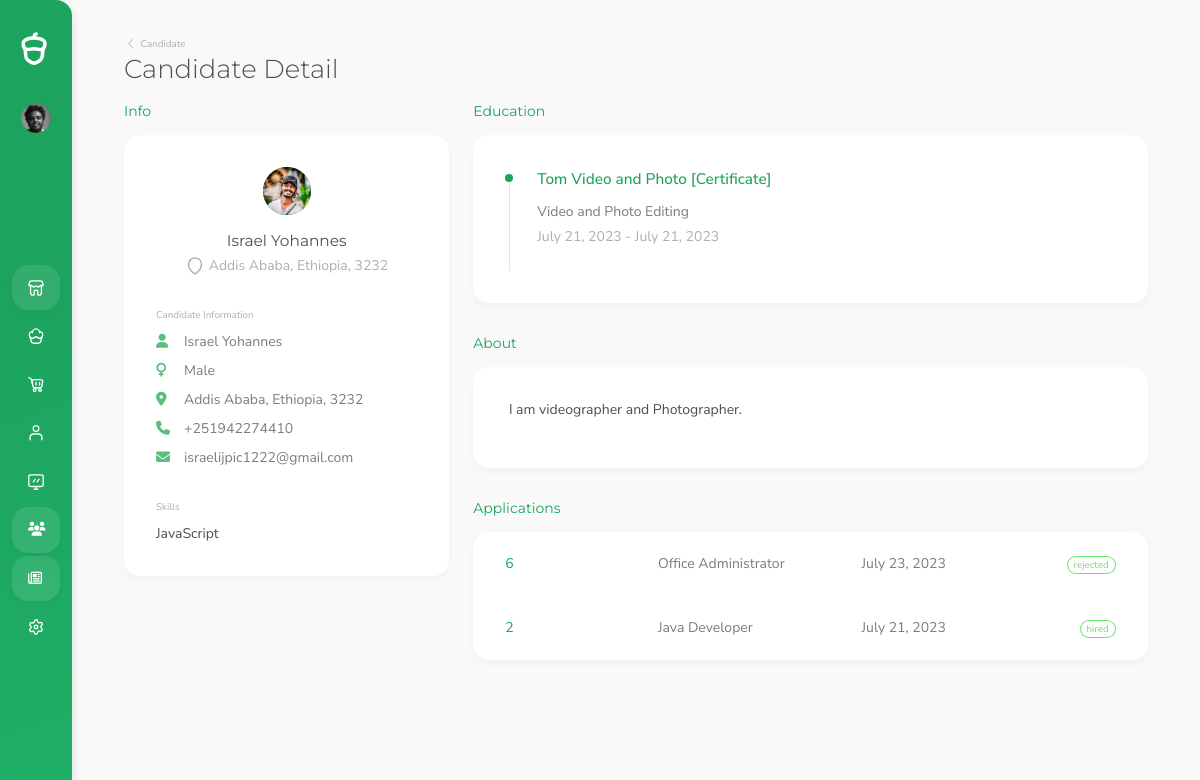
Page /user-admin/candidate-detail/israelyohannes/ (signed in) on the committed database.
### Account/models.py (models this page shows)
class CustomUser(AbstractUser):
    is_candidate = models.BooleanField(default=False)
    is_interviewer = models.BooleanField(default=False)
    is_admin = models.BooleanField(default=False)
    email = models.EmailField(unique=True)
    photo = models.ImageField(upload_to='Admin/Photo', null=True, blank=True)
    EMAIL_FIELD = 'email'
    USERNAME_FIELD = 'email'
    REQUIRED_FIELDS = ['username', 'first_name', 'last_name']

### Recruitment_System/models.py (models this page shows, shortened)
class Candidate(models.Model):
    user = models.OneToOneField(CustomUser, on_delete=models.SET_NULL, null=True)
    first_name = models.CharField(max_length=20)
    last_name = models.CharField(max_length=20)
    gender = models.CharField(max_length=10, choices=gender_list)
    date_of_birth = models.DateField()
    email = models.EmailField(max_length=40)
    phone1 = PhoneNumberField()
    phone2 = PhoneNumberField(blank = True)
    address = models.CharField(max_length=100)
    linked_in = models.URLField(blank=True, null=True)
    git_hub = models.URLField(blank=True, null=True)
    country = models.CharField(max_length=20)
    city = models.CharField(max_length=20)
    zip_code = models.CharField(max_length=10, blank=True, null=True)
    photo = models.ImageField(upload_to='Candidate/photo', null=True, blank=True)
    resume = models.FileField(upload_to='Candidate/Resume', null=True, blank=True)
    about = models.TextField()
    skill = models.ManyToManyField("Skill", blank=False)
    slug = models.SlugField(unique=True, blank=True,  max_length=200)
    date_created = models.DateField(auto_now_add=True)
    date_modified = models.DateTimeField(auto_now=True)

class Skill(models.Model):
    title = models.CharField(unique=True, max_length=30)
    slug = models.SlugField(unique=True, blank=True,  max_length=200)
    class Meta:
        ordering = ['title']
    def __str__(self) -> str:
        return self.title

class Education(models.Model):
    candidate = models.ForeignKey(CustomUser, on_delete=models.CASCADE)
    institution_name = models.CharField(max_length=100)
    education_status = models.CharField(max_length=40, choices=education_status_list)
    field_of_study = models.CharField(max_length=40)
    education_period_start = models.DateField()
    education_period_end = models.DateField()
    slug = models.SlugField(unique=True, blank=True, max_length=200)

class Application(models.Model):
    user = models.ForeignKey(CustomUser, on_delete=models.SET_NULL, null=True)  # Related with Candidate
    job = models.ForeignKey(Job_Posting, on_delete=models.SET_NULL, null=True)  # Related with Job_Post
    date_applied = models.DateField(auto_now_add=True) # Select Option from application_status
    status = models.CharField(max_length=15, choices=application_status, default='pending')
    slug = models.SlugField(unique=True, null=True, blank=True, max_length=200)
    class Meta:
       ordering = ['-date_applied']

class Job_Posting(models.Model):
    title = models.CharField(max_length=50)
    sector = models.ForeignKey(Sector, on_delete=models.SET_NULL, null=True)  # Related With Sector
    description = FroalaField()
    vacancies = models.IntegerField()
    experience = models.CharField(max_length=20)
    skills = models.ManyToManyField(Skill)
    location = models.CharField(max_length=200)
    salary_range_start = models.FloatField()
    salary_range_final = models.FloatField()
    type = models.CharField( choices=job_type, max_length=30)
    job_status = models.BooleanField(default=False)
    date_posted = models.DateTimeField(auto_now_add=True)
    date_closed = models.DateField()
    slug = models.SlugField(unique=True,  max_length=200, blank=True)
    class Meta:
        ordering = ['-date_posted','-date_closed']

### Account/decorators.py (the view)
    def wrapper_func(request, *args, **kwargs):
        if request.user.is_superuser or request.user.is_admin:
            return view_func(request, *args, **kwargs)
        else:
            return HttpResponse('You are not authorized to access this content.')

### UserAdmin/views.py (called while the page is built)
@login_required
@admin_user_required
def candidate_detail_view(request, slug):
    candidate = Candidate.objects.get(slug=slug)
    education = Education.objects.filter(candidate__id = candidate.user.id)
    experience = Experience.objects.filter(candidate__id = candidate.user.id)
    application = Application.objects.filter(user__id = candidate.user.id)
    context = {
        'candidate' : candidate,
        'educations' : education,
        'experiences' : experience,
        'applications' : application
    }
    return render(request, 'admin-user/candidate-Detail.html', context)

### UserAdmin/templates/admin-user/candidate-Detail.html (shortened to what this page needs)
{% load static %}
<!DOCTYPE html>
<html lang="en" data-footer="true">
<head>
  {% include 'admin-user/include/head.html'%}
</head>
<body>
  <div id="root">
          </div>
    {% include 'admin-user/include/navbar.html'%}
    <main>
      <div class="container">
        <div class="page-title-container">
          <div class="row">
            <div class="col-auto mb-3 mb-md-0 me-auto">
              <div class="w-auto sw-md-30">
                <a href="{% url 'candidate' %}" class="muted-link pb-1 d-inline-block breadcrumb-back">
                  <i data-acorn-icon="chevron-left" data-acorn-size="13"></i>
                  <span class="text-small align-middle">Candidate</span>
                </a>
                <h1 class="mb-0 pb-0 display-4" id="title">
                  Candidate Detail
                </h1>
              </div>
            </div>
          </div>
        </div>
        <div class="row gx-4 gy-5">
          <div class="col-12 col-xl-4 col-xxl-3">
            <h2 class="small-title">Info</h2>
            <div class="card">
              <div class="card-body mb-n5">
                <div class="d-flex align-items-center flex-column">
                  <div class="mb-5 d-flex align-items-center flex-column">
                    <div
                      class="sw-6 sh-6 mb-3 d-inline-block bg-primary d-flex justify-content-center align-items-center rounded-xl">
                      <div class="text-white">
                        {% if candidate.photo%}
                        <img class="img-fluid rounded-pill" src="/media/{{candidate.photo}}" alt="">
                        {% else %}
                        {{candidate.first_name |first | capfirst}}{{candidate.last_name | first | capfirst}}
                        {% endif %}
                      </div>
                    </div>
                    <div class="h5 mb-1">{{candidate.first_name}} {{candidate.last_name}}</div>
                    <div class="text-muted">
                      <i data-acorn-icon="pin" class="text-muted"></i>
                      <span class="align-middle">{{candidate.address}}</span>
                    </div>
                  </div>
                </div>
                <div class="mb-5">
                  <div>
                    <p class="text-small text-muted mb-2">Candidate Information</p>
                    <div class="row g-0 mb-2">
                      <div class="col-auto">
                        <div class="sw-3 me-1">
                          <i class="fa-sharp fa-solid fa-user" style="color: #5bbe81;"></i>
                        </div>
                      </div>
                      <div class="col text-alternate align-middle">
                        {{candidate.first_name}} {{candidate.last_name}}
                      </div>
                    </div>
                    <div class="row g-0 mb-2">
                      <div class="col-auto">
                        <div class="sw-3 me-1">
                          <i class="fa-sharp fa-solid fa-venus" style="color: #5bbe81;"></i>
                        </div>
                      </div>
                      <div class="col text-alternate align-middle">
                        {{candidate.gender | capfirst}}
                      </div>
                    </div>
                    <div class="row g-0 mb-2">
                      <div class="col-auto">
                        <div class="sw-3 me-1">
                          <i class="fa-sharp fa-solid fa-location-dot" style="color: #5bbe81;"></i>
                        </div>
                      </div>
                      <div class="col text-alternate">
                        {{candidate.address}}
                      </div>
                    </div>
                    <div class="row g-0 mb-2">
                      <div class="col-auto">
                        <div class="sw-3 me-1">
                          <i class="fa-sharp fa-solid fa-phone" style="color: #5bbe81;"></i>
                        </div>
                      </div>
                      <div class="col text-alternate">{{candidate.phone1}}</div>
                    </div>
                    <div class="row g-0 mb-2">
                      <div class="col-auto">
                        <div class="sw-3 me-1">
                          <i class="fa-sharp fa-solid fa-envelope" style="color: #5bbe81;"></i>
                        </div>
                      </div>
                      <div class="col text-alternate">
                        {{candidate.email}}
                      </div>
                    </div>
                  </div>
                </div>
                <div class="mb-5">
                  <div>
                    <p class="text-small text-muted mb-2">Skills</p>
                    <div class="row g-0 mb-2">
                      {% for skill in candidate.skill.all %}
                      {{skill}} {% if not forloop.last %}, {% endif %}
                      {% endfor %}
                    </div>
                  </div>
                </div>
              </div>
            </div>
          </div>
          <div class="col-12 col-xl-8 col-xxl-9">
            <div class="mb-5">
              {% if educations %}
              <h2 class="small-title">Education</h2>
              <div class="card mb-5">
                <div class="card-body">
                  {% for education in educations %}
                  <div class="row g-0">
                    <div
                      class="col-auto sw-1 d-flex flex-column justify-content-center align-items-center position-relative me-4">
                      <div class="w-100 d-flex sh-1"></div>
                      <div class="rounded-xl shadow d-flex flex-shrink-0 justify-content-center align-items-center">
                        <div class="bg-gradient-light sw-1 sh-1 rounded-xl position-relative"></div>
                      </div>
                      <div class="w-100 d-flex h-100 justify-content-center position-relative">
                      </div>
                    </div>
                    <div class="col mb-4">
                      <div class="h-100">
                        <div class="d-flex flex-column justify-content-start">
                          <div class="d-flex flex-column">
                            <a  class="heading stretched-link">{{education.institution_name}} [{{education.get_education_status_display}}]</a>
                            <div class="text-alternate"> {{education.field_of_study}} </div>
                            <div class="text-muted mt-1">
                              {{education.education_period_start}} - {{education.education_period_end}}
                            </div>
                          </div>
                        </div>
                      </div>
                    </div>
                  </div>
                  {% endfor %}
                </div>
              </div>
              {% endif %}
             <h2 class="small-title">About</h2>
             <div class="card mb-5">
               <div class="card-body">
                   <div class="mb-3">
                     {{candidate.about}}
                   </div>
               </div>
             </div>
             {% if applications %}
             <h2 class="small-title">Applications</h2>
              <div class="card mb-2">
                {% for application in applications %}
                <div class="row g-0 sh-16 sh-md-8">
                  <div class="col">
                    <div class="card-body pt-0 pb-0 h-100">
                      <div class="row g-0 h-100 align-content-center">
                        <div class="col-6 col-md-3 d-flex flex-column justify-content-center mb-2 mb-md-0 h-md-100">
                          <a href="{% url 'job-detail-admin' application.job.slug %}" class="text-truncate h-100 d-flex align-items-center">{{application.id}}</a>
                        </div>
                        <div class="col-6 col-md-4 d-flex flex-column justify-content-center mb-2 mb-md-0">
                          <div class="text-alternate">
                            <span class="">{{application.job.title}}</span>
                          </div>
                        </div>
                        <div class="col-6 col-md-2 d-flex flex-column justify-content-center mb-2 mb-md-0">
                          <div class="text-alternate">{{application.date_applied}}</div>
                        </div>
                        <div
                          class="col-6 col-md-3 d-flex flex-column justify-content-center mb-2 mb-md-0 align-items-md-end">
                          <div class="text-alternate"> <span
                              class="badge rounded-pill bg-outline-secondary">{{application.status}}</span>
                          </div>
                        </div>
                      </div>
                    </div>
                  </div>
                </div>
                {% endfor %}
              </div>
              {% endif %}
            </div>
          </div>
        </div>
      </div>
    </main>
</body>
</html>

### UserAdmin/templates/admin-user/include/navbar.html (shortened to what this page needs)
{% load static %}
<div id="nav" class="nav-container d-flex">
    <div class="nav-content d-flex">
      <div class="logo position-relative">
        <a href="Dashboard.html">
          <div class="img"></div>
        </a>
      </div>
      <div class="user-container d-flex">
        <a
          href="#"
          class="d-flex user position-relative"
          data-bs-toggle="dropdown"
          aria-haspopup="true"
          aria-expanded="false"
        >
          <img
            class="profile"
            alt="profile"
            src="/media/{{user.candidate.photo}}"
          />
        </a>
      </div>
      <div class="menu-container flex-grow-1">
        <ul id="menu" class="menu">
          <li>
            <a href="{% url 'admin-dashboard'%}">
              <i
                data-acorn-icon="shop"
                class="icon"
                data-acorn-size="18"
              ></i>
            </a>
          </li>
          <li>
            <a href="{%url 'job-list-admin'%}" data-href="product-list">
              <i
                data-acorn-icon="cupcake"
                class="icon"
                data-acorn-size="18"
              ></i>
            </a>
          </li>
          <li>
            <a href="{% url 'department-admin'%}">
              <i
                data-acorn-icon="cart"
                class="icon"
                data-acorn-size="18"
              ></i>
            </a>
          </li>
          <li>
            <a href="{% url 'candidate' %}" data-href="{% url 'candidate' %}">
              <i
                data-acorn-icon="user"
                class="icon"
                data-acorn-size="18"
              ></i>
            </a>
          </li>
          <li>
            <a href="{% url 'applicant'%}" data-href="{% url 'applicant'%}">
              <i
                data-acorn-icon="screen"
                class="icon"
                data-acorn-size="18"
              ></i>
            </a>
          </li>
          <li>
            <a href="{% url 'admin-account-list' %}" data-href="">
              <i class="fa-solid fa-users"></i>
            </a>
        </li>
        <li>
          <a href="{% url 'admin-account-list' %}" data-href="">
            <i class="fa-regular fa-newspaper"></i>
          </a>
      </li>
          <li>
            <a href="Settings.html">
              <i
                data-acorn-icon="gear"
                class="icon"
                data-acorn-size="18"
              ></i>
            </a>
          </li>
        </ul>
      </div>
    </div>
    <div class="nav-shadow"></div>
  </div>

### rows in the picture
CustomUser: candidate.photo (picture)
Candidate: photo (picture), first_name "Israel", last_name "Yohannes", address "Addis Ababa, Ethiopia, 3232", gender "Male", phone1 "+251942274410", email "israelijpic1222@gmail.com", about "I am videographer and Photographer."
Skill: title "JavaScript"
Education: institution_name "Tom Video and Photo", education_status "Certificate", field_of_study "Video and Photo Editing", education_period_start "July 21, 2023", education_period_end "July 21, 2023"
Application: id "6", job "Office Administrator", date_applied "July 23, 2023", status "rejected"
Application: id "2", job "Java Developer", date_applied "July 21, 2023", status "hired"
